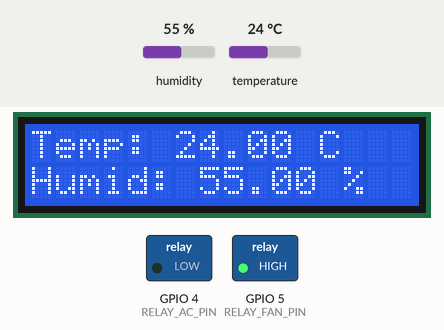
This program was run on a simulated ESP32. Parts: 16×2 character LCD, switched loads named in the program (green lamp = pin HIGH). Inputs (shaded band) come from the test bench; at power-on: temperature 24 °C, humidity 55 %. WiFi joins after 1.5 s; servers stay silent unless stated; what the program prints to the serial monitor is not drawn.

Above: at 3.0 s.
3.1 s: temperature set to 29.4 °C
At 13.1 s:
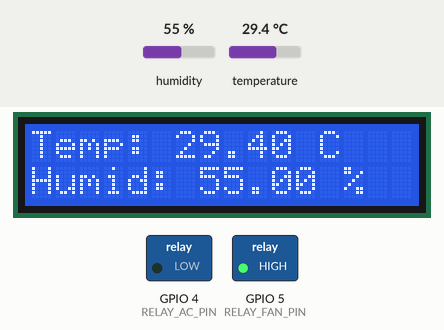
13.9 s: temperature set to 30.5 °C
At 23.7 s:
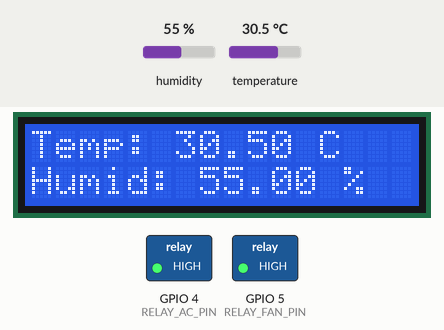
24.0 s: humidity set to 52 %
At 34.1 s:
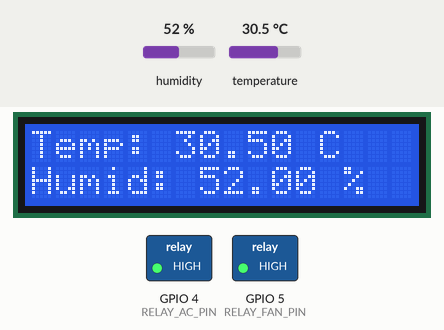
34.4 s: humidity set to 49 %
At 43.8 s:
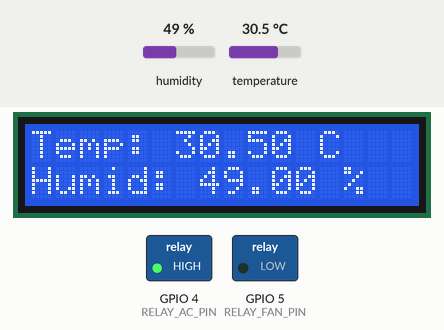
44.6 s: temperature set to 12 °C
At 54.1 s:
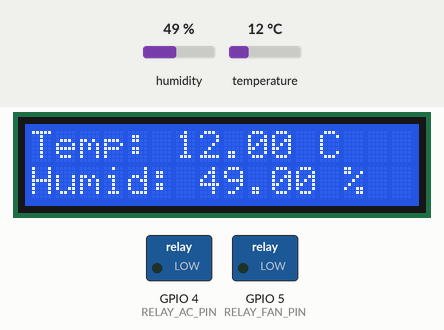
Timing chart, 0 to 55.6 s (numbered marks = the images above; inputs shaded):
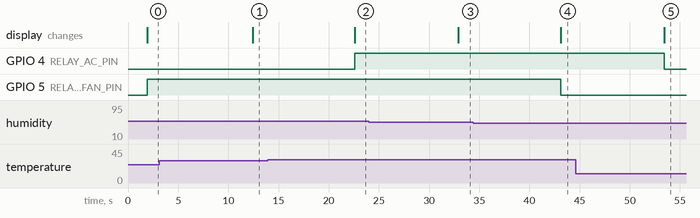

The program:

main.cpp
```cpp
#include <WiFi.h>
#include <LiquidCrystal_I2C.h>
#include <DHT.h>
#include <Firebase_ESP_Client.h>
// Thêm các tiêu đề hỗ trợ token
#include "addons/TokenHelper.h"
// Thêm các tiêu đề hỗ trợ RTDB
#include "addons/RTDBHelper.h"
// Cấu hình WiFi
// Cấu hình Firebase
// Cấu hình tài khoản Firebase (tùy chọn)
#include "secrets.h" // Thư mục chứa thông tin cấu hình WiFi, Firebase và tài khoản

#define DHTPIN 14         // Chân kết nối DHT22
#define DHTTYPE DHT22    // Loại cảm biến DHT22
#define RELAY_AC_PIN 4   // Chân kết nối relay AC
#define RELAY_FAN_PIN 5  // Chân kết nối relay FAN

DHT dht(DHTPIN, DHTTYPE);
LiquidCrystal_I2C lcd(0x27, 16, 2);

// Định nghĩa đối tượng Firebase Data
FirebaseData fbdo;
FirebaseData stream;  // Đối tượng stream riêng biệt để theo dõi thay đổi
FirebaseAuth auth;
FirebaseConfig config;

// Biến trạng thái xác thực
bool signupOK = false;

// Các biến sẽ được cập nhật khi dữ liệu thay đổi
float max_temp = 30.0;
float max_humid = 50.0;
float temp_diff = 0.2;
float humid_diff = 3;
bool isACOn = false;
bool isFanOn = false;

// Hàm callback xử lý khi có thay đổi từ stream
void streamCallback(FirebaseStream data){
    // In đường dẫn của dữ liệu đã thay đổi
    Serial.printf("Phát hiện thay đổi tại đường dẫn: %s\n", data.dataPath().c_str());
    Serial.printf("Đường dẫn theo dõi: %s\n", data.streamPath().c_str());

    // In toàn bộ nội dung dữ liệu
    Serial.printf("Dữ liệu: %.2f\n", data.doubleData());

    // Kiểm tra đường dẫn có thay đổi và cập nhật biến tương ứng
    String path = data.dataPath();
    Serial.println(path);

    // Xử lý khi đường dẫn là maxTemp
    if (path == "/maxTemp") {
        if (data.dataType() == "float" || data.dataType() == "double") {
          // Cập nhật ngưỡng tối đa của nhiệt độ
          max_temp = data.doubleData();
          Serial.printf("Cập nhật giá trị giới hạn nhiệt độ: %.2f\n", max_temp);
        }
    }

    else if (path == "/maxHumid") {
        if (data.dataType() == "float" || data.dataType() == "double") {
          // Cập nhật ngưỡng tối đa của độ ẩm
          max_humid = data.doubleData();
          Serial.printf("Cập nhật giá trị giới hạn độ ẩm: %.2f\n", max_humid);
        }
    }

    Serial.println("---");
}

// Hàm callback khi stream bị timeout hoặc ngắt kết nối
void streamTimeoutCallback(bool timeout){
  if (timeout) {
      Serial.println("Stream bị timeout, sẽ tiếp tục lại sau...");
  }

  if (!stream.httpConnected()) {
      Serial.printf("Lỗi stream: %d, Chi tiết: %s\n", stream.httpCode(), stream.errorReason().c_str());
  }
}


void setup() {
  Serial.begin(115200);

  pinMode(RELAY_AC_PIN, OUTPUT);
  pinMode(RELAY_FAN_PIN, OUTPUT);

  // Tắt cả 2 khi bắt đầu
  digitalWrite(RELAY_AC_PIN, LOW);
  digitalWrite(RELAY_FAN_PIN, LOW);

  while (!Serial); // Chờ kết nối
  Serial.println("Đang khởi tạo...");
  // Khởi tạo LCD với 16 cột và 2 dòng
  lcd.init(); // Sử dụng lcd.init() thay vì lcd.begin()
  lcd.backlight();
  // Khởi tạo cảm biến DHT
  dht.begin();
  // Quét I2C để kiểm tra địa chỉ
  Wire.begin();
  Serial.println("I2C Scanner");
  for (uint8_t addr = 1; addr < 127; addr++) {
    Wire.beginTransmission(addr);
    if (Wire.endTransmission() == 0) {
      Serial.print("I2C device found at address 0x");
      if (addr < 16) Serial.print("0");
      Serial.print(addr, HEX);
      Serial.println(" !");
    }
  }
  Serial.println("Khởi tạo xong LCD.");

  // Kết nối WiFi
  WiFi.begin(WIFI_SSID, WIFI_PASSWORD);
  Serial.print("Đang kết nối WiFi...");

  while (WiFi.status() != WL_CONNECTED) {
    Serial.print(".");
    delay(500);
  }

  Serial.println();
  Serial.print("Đã kết nối WiFi, địa chỉ IP: ");
  Serial.println(WiFi.localIP());

  // Cấu hình Firebase
  config.api_key = API_KEY;
  config.database_url = DATABASE_URL;

  // Xác thực với Firebase sử dụng email/password
  auth.user.email = USER_EMAIL;
  auth.user.password = USER_PASSWORD;

  // Kích hoạt tự động kết nối lại
  config.timeout.serverResponse = 10000;
  // Giúp phát hiện và hiển thị lỗi token
  config.token_status_callback = tokenStatusCallback; // từ TokenHelper.h


  Serial.println("Bắt đầu kết nối Firebase...");

  // Đặt kích thước bộ nhớ buffer
  fbdo.setBSSLBufferSize(2048 /* Rx buffer size in bytes from 512 - 16384 */, 1024 /* Tx buffer size in bytes from 512 - 16384 */);

  // Khởi tạo kết nối Firebase
  Firebase.begin(&config, &auth);

  Firebase.reconnectWiFi(true);

  // Đợi xác thực hoàn tất
  Serial.print("Đang kết nối tới Firebase... ");

  unsigned long ms = millis();
  while ((millis() - ms) < 10000 && !Firebase.ready()) {
    Serial.print(".");
    delay(300);
  }

  Serial.println(Firebase.ready());

  if (Firebase.ready()) {
    Serial.println("Đã kết nối thành công!");
    signupOK = true;

    // Thiết lập Stream để theo dõi thay đổi
    if (!Firebase.RTDB.beginStream(&stream, "/threshold"))
      Serial.printf("beginStream error, %s\n", stream.errorReason().c_str());

    // Đăng ký callback functions khi dữ liệu thay đổi và khi mất kết nối
    Firebase.RTDB.setStreamCallback(&stream, streamCallback, streamTimeoutCallback);
  } else {
    Serial.println("Không thể kết nối!");
  }

  Firebase.setDoubleDigits(5);

  // Kích hoạt tự động kết nối lại
  Firebase.reconnectWiFi(true);

  // Lấy giới hạn nhiệt độ và độ ẩm từ firebase
  if (Firebase.RTDB.getJSON(&fbdo, "/threshold")) {
    FirebaseJson &json = fbdo.jsonObject();

    FirebaseJsonData value;

    if (json.get(value, "maxTemp") == 0) max_temp = value.to<float>();
    if (json.get(value, "maxHumid") == 0) max_humid = value.to<float>();;
    if (json.get(value, "tempThreshold") == 0) temp_diff = value.to<float>();;
    if (json.get(value, "humidThreshold") == 0) humid_diff = value.to<float>();;

    Serial.printf("max_temp: %.2f\n", max_temp);
    Serial.printf("max_humid: %.2f\n", max_humid);
    Serial.printf("min_temp: %.2f\n", temp_diff);
    Serial.printf("min_humid: %.2f\n", humid_diff);
    Serial.println();
  } else {
    Serial.print("Lỗi lấy JSON: ");
    Serial.println(fbdo.errorReason());
  }
}

void loop() {


  // Stream callback sẽ được gọi tự động khi dữ liệu thay đổi

  // Đọc cảm biến
  float t = dht.readTemperature();
  float h = dht.readHumidity();

  if (isnan(h) || isnan(t)) {
    Serial.println("Xảy ra sự cố khi đọc cảm biến DHT22!");
    lcd.setCursor(0, 0);
    lcd.print("Không thể đọc");
    lcd.setCursor(0, 1);
    lcd.print("từ cảm biến DHT");
    return;
  }

  // Hiển thị kết quả lên Serial để kiểm tra
  Serial.printf("Nhiệt độ: %2fC, Độ ẩm: %.2f%\n",t,h);
  Serial.println();

  lcd.clear();
  lcd.setCursor(0, 0);
  lcd.print("Temp: ");
  lcd.print(t);
  lcd.print(" C");
  lcd.setCursor(0, 1);
  lcd.print("Humid: ");
  lcd.print(h);
  lcd.print(" %");

  static bool lastACStatus = false; // Khởi tạo biến static lưu lại trạng thái điều hòa
  static bool lastFanStatus = false; // Khởi tạo biến static lưu lại trạng thái quạt

  isACOn = (t > max_temp); // Kiểm tra điều kiện ngưỡng nhiệt độ tối đa hiện tại
  isFanOn = (h > max_humid); // Kiểm tra điều kiện ngưỡng độ ẩm tối đa hiện tại

  if (isACOn != lastACStatus){
    digitalWrite(RELAY_AC_PIN, isACOn ? HIGH : LOW);
    Firebase.RTDB.setBool(&fbdo, "/device/air_conditioner", isACOn);
    Serial.println(isACOn ? "Bật điều hòa" : "Tắt điều hòa");
    lastACStatus = isACOn; // Lưu lại trạng thái hiện tại của điều hòa
  }

  if (isFanOn != lastFanStatus) {
    digitalWrite(RELAY_FAN_PIN, isFanOn ? HIGH : LOW);
    Firebase.RTDB.setBool(&fbdo, "/device/fan", isFanOn);
    Serial.println(isFanOn ? "Bật quạt" : "Tắt quạt");
    lastFanStatus = isFanOn; // Lưu lại trạng thái hiện tại của quạt
  }

  static float lastTemp = -999; // Khởi tạo biến status lưu lại nhiệt độ hiện tại
  static float lastHumid = -999; // Khởi tạo biến status lưu lại độ ẩm hiện tại

  // Nếu chênh lệch nhiệt độ lớn hơn ngưỡng quy định, lưu vào firebase
  if (abs(t - lastTemp) >= temp_diff) {
    Firebase.RTDB.setDouble(&fbdo, "/sensor/temperature", t);
    lastTemp = t;
  }

  // Nếu chênh lệch độ ẩm lớn hơn ngưỡng quy định, lưu vào firebase
  if (abs(h - lastHumid) >= humid_diff) {
    Firebase.RTDB.setDouble(&fbdo, "/sensor/humidity", h);
    lastHumid = h;
  }


  // đợi khoảng 3 phút trước khi tiếp tục đo
  delay(10000);
}
```

secrets.h
```cpp
#define API_KEY "AIzaSyDbejSgIGlzD-r_QYt9asFTizS52XIAMTw"
#define DATABASE_URL "https://temphumidsensor-27c1d-default-rtdb.asia-southeast1.firebasedatabase.app"

#define WIFI_SSID "Wokwi-GUEST"
#define WIFI_PASSWORD ""

#define USER_EMAIL "testuser@gmail.com"
#define USER_PASSWORD "12345678"
```

Measured:
- the behaviour switches between 30 and 30.1 °C on temperature (found by bisection; images 1 and 2)
- the behaviour switches between 51 and 50 % on humidity (found by bisection; images 3 and 4)
- after the input at 3.1 s, the display: changes after 9.3 s (image 1)
- after the input at 13.9 s, GPIO 4 (RELAY_AC_PIN): LOW → HIGH after 8.7 s; the display: changes after 8.7 s (image 2)
- after the input at 24.0 s, the display: changes after 8.9 s (image 3)
- after the input at 34.4 s, GPIO 5 (RELAY_FAN_PIN): HIGH → LOW after 8.7 s; the display: changes after 8.7 s (image 4)
- after the input at 44.6 s, GPIO 4 (RELAY_AC_PIN): HIGH → LOW after 8.8 s; the display: changes after 8.8 s (image 5)
